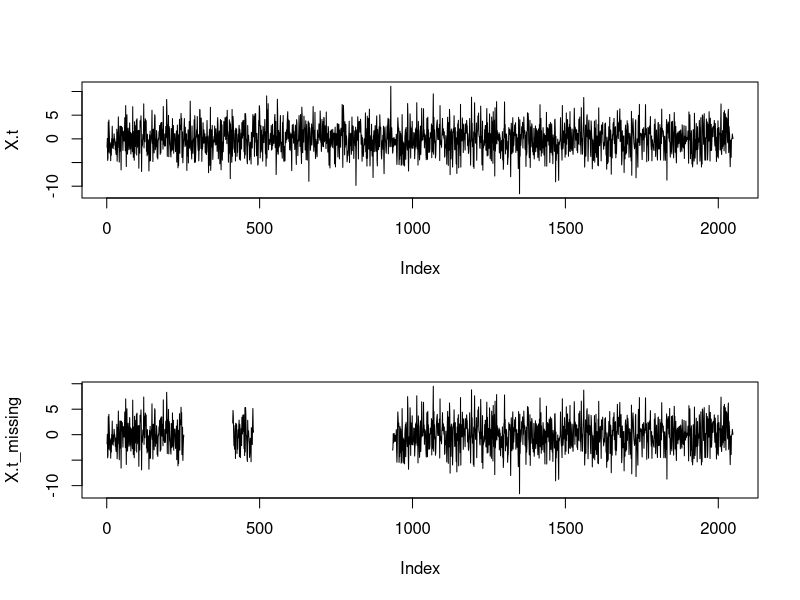

The R source for this figure: (Note: this script raises an error after producing the figure.)
########## Method Comparison ###############
## This script compares the traditional   ##
## AVAR methods of analysis with spectral ##
## approach and includes some EDA tools   ##
############################################
library(purrr) #discrete uniform dist.

#create data
set.seed(11)
N <-  2048
X.t <- X.t_missing <-  rnorm(N, mean = 0, sd = 3)
#create data with gaps
endpoints <- sort(rdunif(4,2048,1))
X.t_missing[c(endpoints[1]:endpoints[2], endpoints[3]:endpoints[4])] <- NA

#look at the data
par(mfrow = c(2,1))
plot(X.t, type = "l")
plot(X.t_missing, type = "l")




############# Two Sample Variance Methods  ####################
### **see steps in google drive file and add here when ready** ####

#calculate AVAR of X.t without any missing data
AVAR.WN <- getAvars(N,X.t)

plot(log10(AVAR.WN$avarRes$taus), log10(AVAR.WN$avarRes$avars), ylab = "log10(AVAR)", xlab = "log10(tau)",pch = 19 )

#calculate AVAR of X.t with missing gaps, pushed together
AVAR.WN_missing <- getAvars(length(na.omit(X.t_missing)),na.omit(X.t_missing)) #1435 data points

points(log10(AVAR.WN_missing$avarRes$taus), log10(AVAR.WN_missing$avarRes$avars), col = "red", xlab = "log10(AVAR)", ylab = "log10(tau)",pch = 19  )






############# Multitaper Spectral Estimate (MTSE)  ###############
### **see steps in google drive file and add here when ready** ####

###########################################################
##### calculate MTSE for X.t without any missing data #####
###########################################################

f.nyquist <- 1/2
N.prime <- N
f.j.prime <- seq(0,f.nyquist, length.out = N.prime/2 + 1)
X.tilde.prime <- X.t


#function to create taper h'_k,N,t
h.k.prime <- function(k,N,N.prime){
  t <- 0:(N-1)
  h.k.N <- (2/(N+1))^(1/2)*sin((k + 1)*pi*(t + 1)/(N + 1)) #value of h' taper for t = 0, .., N-1
  if(N.prime > N){
    return(c(h.k.N, rep(0, times = N.prime-N)))#add in the 0's to pad the end to get up to 4096
  }
  else{
    return(h.k.N)
  }
}

plot(h.k.prime(k = 0, N = 4000, N.prime = 4096), type = "l") #look at taper for k = 0 with zero padding
plot(h.k.prime(k = 1, N = 4000, N.prime = 4096), type = "l") #look at taper for k = 1 with zero padding


#building multitaper S_x(f) estimator
t <- 0:(N.prime-1)
S.x.hat <- rep(NA, times = N.prime/2 + 1) #where S_x.hat(f'_j) will be saved

for(j in 0:N.prime/2){
  k.vec <- rep(NA,times = 6)
  for(k in 0:5){
    W.t <- h.k.prime(k = k, N=N, N.prime = N.prime)*X.tilde.prime
    inner.sum <- sum(W.t*exp(-complex(real = 0, imaginary = 1)*2*pi*t*j/N.prime))
    k.vec[k + 1] <- abs(inner.sum)^2
  }
  S.x.hat[j] <- (1/length(k.vec))*sum(k.vec)
}

plot(log10(f.j.prime), log10(S.x.hat), type = "l") #plot of multitaper spectral estimator
abline(h = 0)



##Calculate \int_{-f_N}^{f_N} S.x.hat(f)df to get a variance estimate
delta.f <- f.j.prime[2] - f.j.prime[1]

sqrt(2*delta.f*sum(na.omit(S.x.hat)))


###########################################################
#####     calculate MTSE for X.t with missing data    #####
###########################################################

#create missing data tapers

t.n <- 1:N
t.n <- t.n[-c(endpoints[1]:endpoints[2], endpoints[3]:endpoints[4])]
NW <- 12
W <- NW/length(t.n)
dist.mat <- rdist(t.n)
K = 8 #number of sequences we want

#create the A' matrix (Chave 2019 equation (22))
A.prime <- (1/(pi*dist.mat))*sin(2*pi*W*dist.mat)
A.prime[row(A.prime) == col(A.prime)] <- W*2
eigdec <- eigs_sym(A.prime, k = K, which = "LM")


eig_vecs <- eigdec$vectors #get only the vectors

#some sign maintenance
    for(i in seq(1,K,by = 2)){
      if (mean(Re(eig_vecs[,i]))<0){
        eig_vecs[,i] <- -eig_vecs[,i]
      }
    }
    
    for(i in seq(2,K-1,by = 2)){
      if (Re(eig_vecs[2,i] - eig_vecs[1,i])<0){
        eig_vecs[,i] <- -eig_vecs[,i]
      }
    }

##plot the tapers
colors = c("blue", "red", "green", "magenta", "cyan")
k = 0
s = 1
mdss <- eig_vecs[,s]
mdss_long <- X.t_missing #this contains NAs in the correct spots
mdss_long[!is.na(mdss_long)] <- mdss

plot(mdss_long,type = "l",col = colors[1]) #sign(sum(mdss1))*

for(i in 2:8){
  mdss <- eig_vecs[,i] #uk.mat$u[,i]#
  mdss_long <- X.t_missing #this contains NAs in the correct spots
  mdss_long[!is.na(mdss_long)] <- mdss
  lines(mdss_long,type = "l",col = colors[i-5*k])
}


##use tapers to generate spectral estimate
N.short <- floor(length(t.n)/2)
S.x.hat_MD <- rep(NA, times = N.short + 1)

for(j in 0:N.short){
  k.vec <- rep(NA,times = 6)
  for(k in 0:5){
    W.t <- eig_vecs[,k+1]*na.omit(X.t_missing)
    inner.sum <- sum(W.t*exp(-complex(real = 0, imaginary = 1)*2*pi*t.n*j/N.short))
    k.vec[k + 1] <- abs(inner.sum)^2
  }
  S.x.hat_MD[j] <- (1/length(k.vec))*sum(k.vec)
}

freqs <- seq(0,f.nyquist, length.out = N.short + 1)
plot(log10(freqs), log10(S.x.hat_MD), type = "l") #plot of multitaper spectral estimator
plot(freqs, S.x.hat_MD, type = "l") #plot of multitaper spectral estimator

